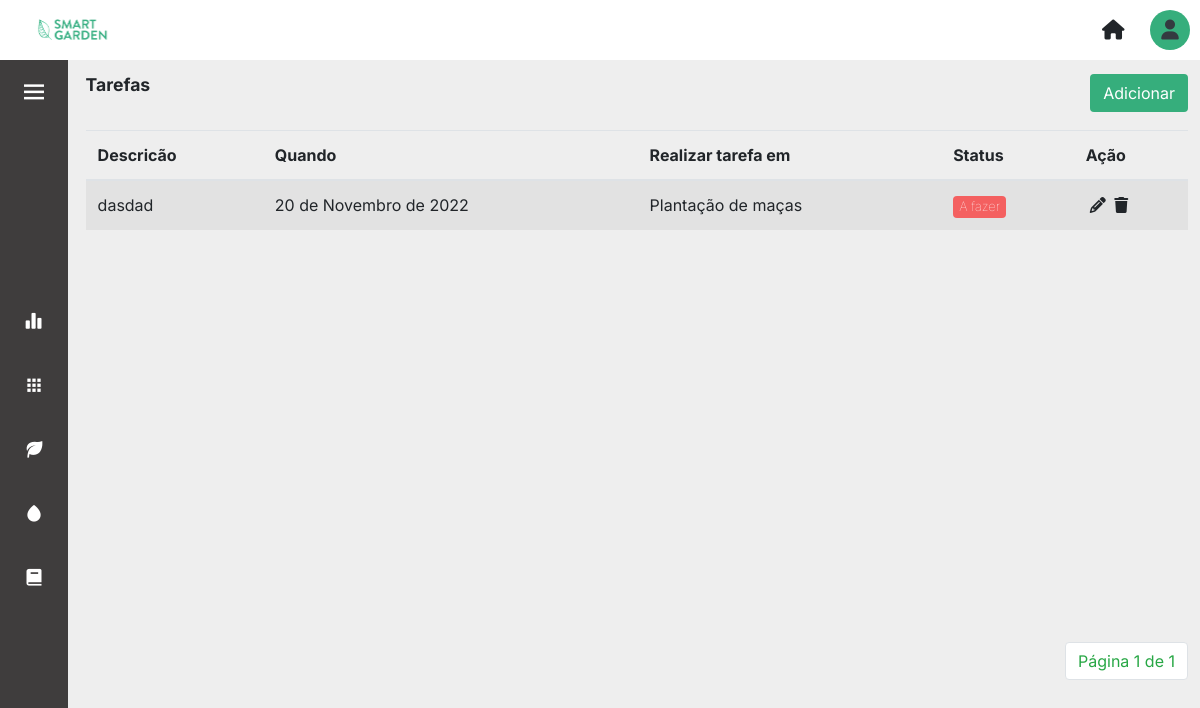
Before: /tarefas/ (signed in) with the older database file.
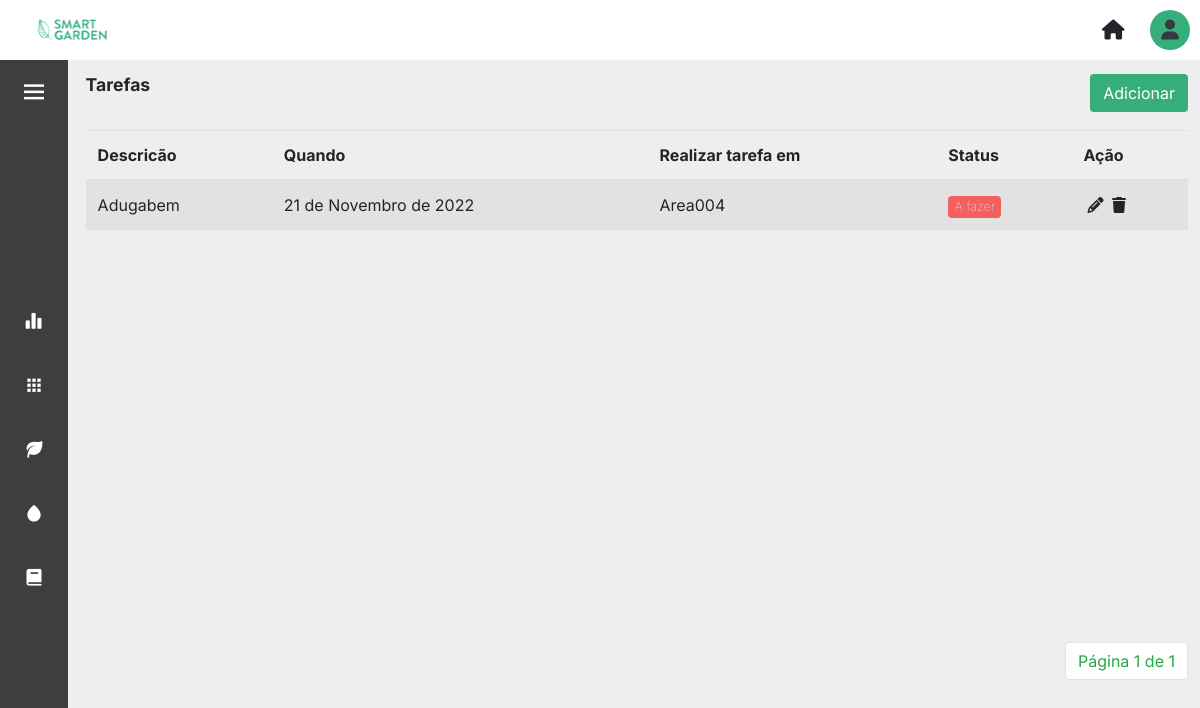
After: the same page with the newer database file.
### core/models.py (models this page shows, shortened)
class Tarefa(models.Model):
    descricao = models.CharField(max_length=100)
    data = models.DateField(default=datetime.today)
    tipoTarefa = models.TextField(choices=Tipos_Tarefa.choices, max_length=20, null=True, default=0)
    areacultivo = models.ForeignKey(AreaCultivo, on_delete=models.CASCADE, null=True, blank=True)
    plantacao = models.ForeignKey(Plantacao, on_delete=models.CASCADE, null=True, blank=True)
    concluida = models.BooleanField(blank=False, null=False, default=False)

class Plantacao(models.Model):
    descricao = models.CharField(max_length=100)
    qntDiasColheita = models.IntegerField(null=True)
    qntPlantada = models.IntegerField(null=True)
    qntColhida = models.IntegerField(null=True, blank=True, default=0)
    dtPlantio = models.DateField(default=datetime.today)
    categoria = models.TextField(choices=Tipos_Categorias.choices, max_length=20, null=True, default=0)
    areacultivo = models.ForeignKey(AreaCultivo, on_delete=models.CASCADE, null=True)
    colhida = models.BooleanField(null=False, default=False)
    def __str__(self):
        return self.descricao

class AreaCultivo(models.Model):
    nome = models.CharField(max_length=100)
    disponivel = models.BooleanField(blank=True, null=False, default=True)
    apta = models.BooleanField(blank=False, null=False, default=True)
    def __str__(self):
        return self.nome

### core/views.py (the view)
# urls.py: path('tarefas/' ,views.tarefas, name='tarefas'),
def tarefas(request):
    tarefas = Tarefa.objects.all()
    paginator = Paginator(tarefas, 6)
    page = request.GET.get('page')
    tarefas = paginator.get_page(page)
    contexto = {
        'tarefas': tarefas
    }
    return render(request, 'tarefas.html', contexto)

### templates/tarefas.html (shortened to what this page needs)
{% extends 'layout.html' %} {% load static %} {% block content %}
<div>
    <div class="d-flex align-items-center justify-content-between mb-3">
		<p class="title-page">Tarefas</p>
		<a href="{% url 'cadastrar_tarefas' %}"><button type="button" class="btn btn_salvar">Adicionar</button></a>
	</div>
<div class="table-content">
    <table class="table table-striped table-hover mt-3">
        <thead class="border-botton border-secondary">
            <tr class>
                <th scope="col">Descricão</th>
                <th scope="col">Quando</th>
                <th scope="col">Realizar tarefa em</th>
                <th scope="col">Status</th>
                <th scope="col"></i>Ação</th>
            </tr>
        </thead>
        <tbody>
            {% for tarefa in tarefas %}
            <tr>
                <td>{{tarefa.descricao}}</td>
                <td>{{tarefa.data}}</td>
                {% if tarefa.tipoTarefa == 'PLANTACAO'%}
                <td>{{tarefa.plantacao}}</td>
                {% elif tarefa.tipoTarefa == 'AREA'%}
                <td>{{tarefa.areacultivo}}</td>
                {%else%}
                <td> - </td>
                {%endif%}
                <td>{% if tarefa.concluida == 0 %}
                    <a href="{% url 'update_tarefa_concluida' tarefa.id %}"><button class="badge btn btn-sm btn_tables btn_red"> A fazer </button></a>
                    {% else %}
                    <button class="badge btn btn-sm btn_tables btn_green disabled"> Feita</button>
                    {% endif %}
                </td>
                <td>
                    <a href="{% url 'update_tarefas' tarefa.id %}" class="m-1">
                        <i class="fa-solid fa-pencil text-black"></i>
                    </a>
                    <a href="{% url 'delete_tarefas' tarefa.id %}">
                            <i class="fa-sharp fa-solid fa-trash text-black"></i>
                    </a>
                </td>
            </tr>
            {% endfor %}
        </tbody>
    </table>
</div>
    <div class="container_pagination">
		<nav aria-label="Page-navigation">
			<ul class="pagination">
			<li class="page-item"><a class="page-link text-success" href="#">Página {{tarefas.number}} de {{tarefas.paginator.num_pages}}</a></li>
			</ul>
		</nav>
	</div>
</div>
{% endblock %}

Changed rows visible on the page:
removed Tarefa: descricao "dasdad", data "20 de Novembro de 2022", plantacao "Plantação de maças", concluida "A fazer"
added Tarefa: descricao "Adugabem", data "21 de Novembro de 2022", areacultivo "Area004", concluida "A fazer"
